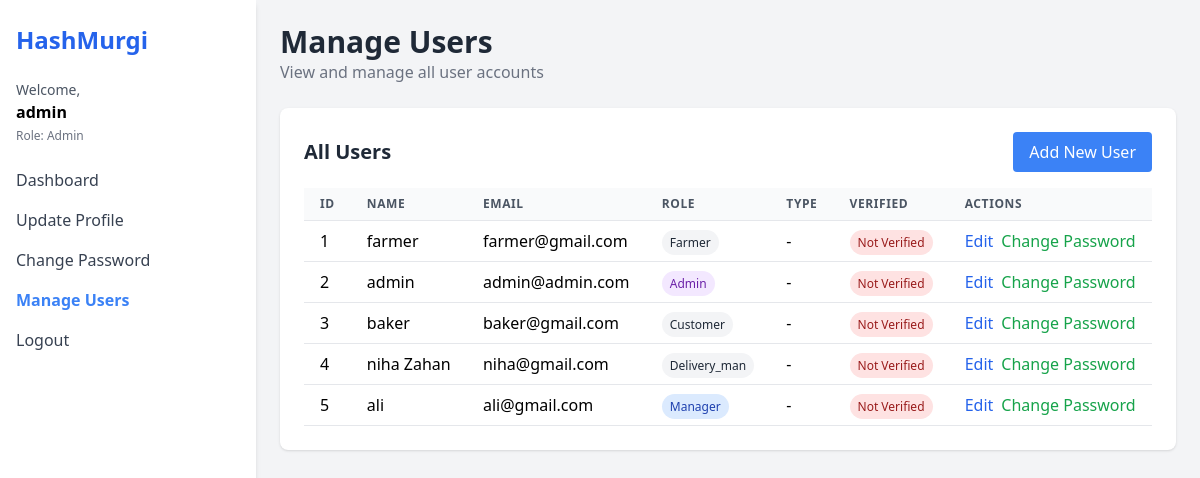
The app's page /users (signed in), older data.
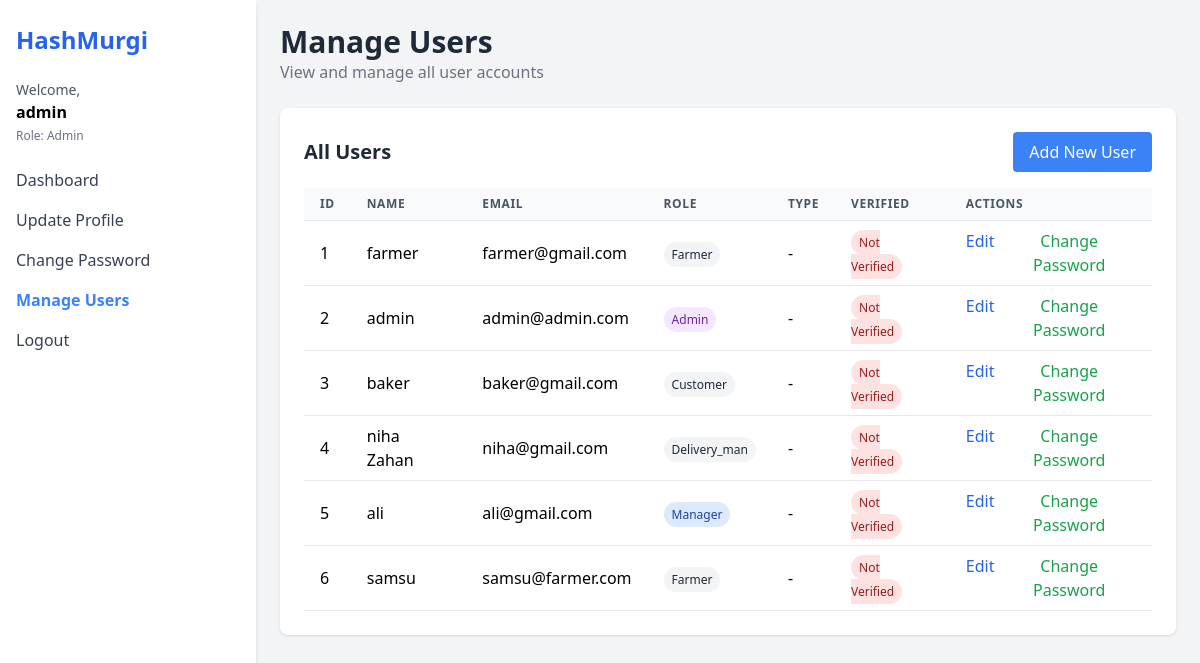
The same page, newer data.
### models.py (models this page shows)
class User(db.Model):
    id = db.Column(db.Integer, primary_key=True)
    email = db.Column(db.String(100), unique=True, nullable=False)
    name = db.Column(db.String(100), nullable=False)
    password = db.Column(db.String(200), nullable=False)
    role = db.Column(db.String(50), nullable=False)  # admin, manager, farmer, delivery_man, customer
    phone = db.Column(db.String(20))
    address = db.Column(db.Text)
    blood_group = db.Column(db.String(5))
    image = db.Column(db.String(200))

### app.py (the view)
@app.route('/users')
def manage_users():
    user_id = session.get('user_id')
    user = db.session.get(User, user_id)
    if user.role != 'admin':
        return redirect(url_for('home'))
    all_users = User.query.all()
    return render_template('users.html', user=user, all_users=all_users)

### templates/users.html (shortened to what the changed rows need)
<!DOCTYPE html>
<html lang="en">
<head>
  <script src="https://cdn.tailwindcss.com"></script>
</head>
<body class="bg-gray-100 min-h-screen">
  <div class="flex h-screen">
    <aside class="w-64 bg-white shadow-md px-4 py-6">
      <h1 class="text-2xl font-bold text-blue-600 mb-6">HashMurgi</h1>
      <div class="mb-6">
        <p class="text-sm text-gray-600">Welcome,</p>
        <p class="font-semibold">{{ user.name }}</p>
        <p class="text-xs text-gray-500 mt-1">Role: {{ user.role|capitalize }}</p>
      </div>
    </aside>
    <main class="flex-1 p-6 overflow-y-auto">
      <header class="mb-6">
        <h2 class="text-3xl font-semibold text-gray-800">Manage Users</h2>
      </header>
      <section class="bg-white p-6 rounded-lg shadow">
        <div class="overflow-x-auto">
          <table class="min-w-full bg-white">
            <thead>
              <tr>
                <th class="py-2 px-4 border-b border-gray-200 bg-gray-50 text-left text-xs font-semibold text-gray-600 uppercase tracking-wider">ID</th>
                <th class="py-2 px-4 border-b border-gray-200 bg-gray-50 text-left text-xs font-semibold text-gray-600 uppercase tracking-wider">Name</th>
                <th class="py-2 px-4 border-b border-gray-200 bg-gray-50 text-left text-xs font-semibold text-gray-600 uppercase tracking-wider">Email</th>
                <th class="py-2 px-4 border-b border-gray-200 bg-gray-50 text-left text-xs font-semibold text-gray-600 uppercase tracking-wider">Role</th>
                <th class="py-2 px-4 border-b border-gray-200 bg-gray-50 text-left text-xs font-semibold text-gray-600 uppercase tracking-wider">Type</th>
                <th class="py-2 px-4 border-b border-gray-200 bg-gray-50 text-left text-xs font-semibold text-gray-600 uppercase tracking-wider">Verified</th>
                <th class="py-2 px-4 border-b border-gray-200 bg-gray-50 text-left text-xs font-semibold text-gray-600 uppercase tracking-wider">Actions</th>
              </tr>
            </thead>
            <tbody>
              {% for u in all_users %}
              <tr>
                <td class="py-2 px-4 border-b border-gray-200">{{ u.id }}</td>
                <td class="py-2 px-4 border-b border-gray-200">{{ u.name }}</td>
                <td class="py-2 px-4 border-b border-gray-200">{{ u.email }}</td>
                <td class="py-2 px-4 border-b border-gray-200">
                  <span class="px-2 py-1 text-xs rounded-full
                    {% if u.role == 'admin' %}bg-purple-100 text-purple-800
                    {% elif u.role == 'manager' %}bg-blue-100 text-blue-800
                    {% elif u.role == 'employee' %}bg-green-100 text-green-800
                    {% else %}bg-gray-100 text-gray-800{% endif %}">
                    {{ u.role|capitalize }}
                  </span>
                </td>
                <td class="py-2 px-4 border-b border-gray-200">
                  {% if u.role == 'employee' %}
                    <span class="px-2 py-1 text-xs rounded-full
                      {% if u.employee_type == 'farmer' %}bg-yellow-100 text-yellow-800
                      {% else %}bg-indigo-100 text-indigo-800{% endif %}">
                      {{ u.employee_type|capitalize }}
                    </span>
                  {% else %}
                    -
                  {% endif %}
                </td>
                <td class="py-2 px-4 border-b border-gray-200">
                  {% if u.verified %}
                  <span class="px-2 py-1 bg-green-100 text-green-800 text-xs rounded-full">Verified</span>
                  {% else %}
                  <span class="px-2 py-1 bg-red-100 text-red-800 text-xs rounded-full">Not Verified</span>
                  {% endif %}
                </td>
                <td class="py-2 px-4 border-b border-gray-200">
                  <div class="flex space-x-2">
                    <form action="/select-user" method="POST">
                      <button type="submit" class="text-blue-600 hover:underline">Edit</button>
                    </form>
                    <form action="/select-user-password" method="POST">
                      <button type="submit" class="text-green-600 hover:underline">Change Password</button>
                    </form>
                  </div>
                </td>
              </tr>
              {% endfor %}
            </tbody>
          </table>
        </div>
      </section>
    </main>
  </div>
</body>
</html>

Row changes from the older to the newer data that the page shows:
added User: id "6", name "samsu", email "samsu@farmer.com", role "Farmer"
